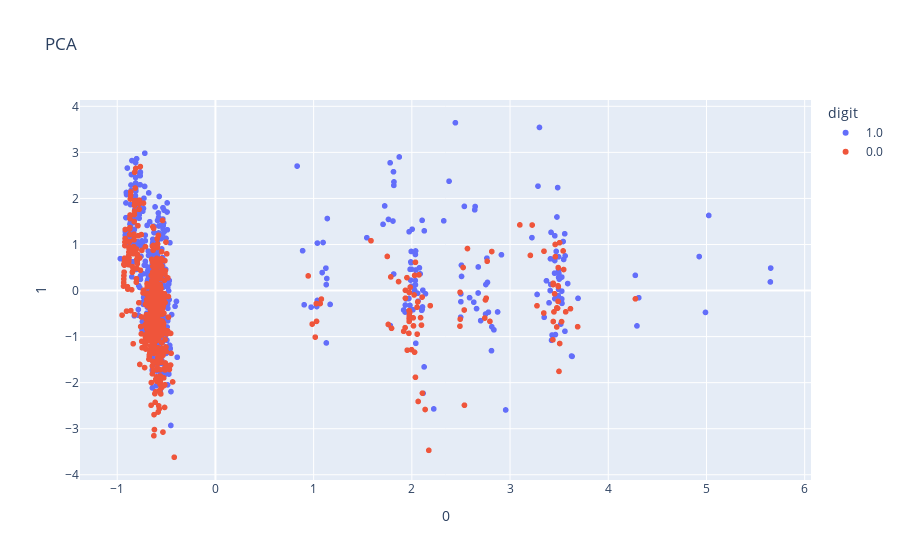
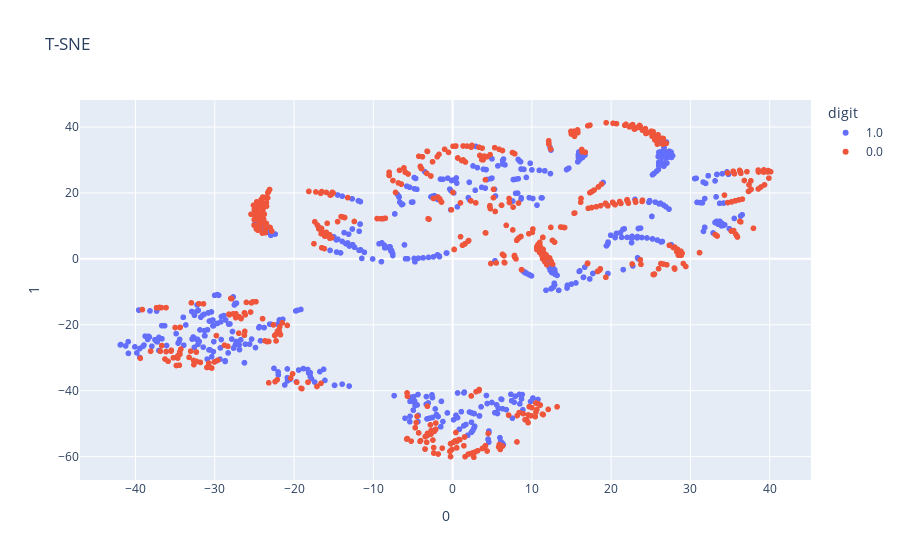

Write notebook code for charts like these, in order.
### Code cell
import plotly.express as px
# from umap import UMAP
from sklearn.manifold import TSNE

# PCA:
pca_model = PCA()
X_PCA = pca_model.fit_transform(X)

# T-SNE:
tsne = TSNE(n_components=2, random_state=0)
X_TSNE = tsne.fit_transform(X)

# Plot and compare PCA, T-SNE:

fig = px.scatter(
    X_PCA, x=0, y=1,
    color=tab_signal.Y.astype(str), labels={'color': 'digit'}, title='PCA'
)
fig.show()

fig = px.scatter(
    X_TSNE, x=0, y=1,
    color=tab_signal.Y.astype(str), labels={'color': 'digit'}, title='T-SNE'
)
fig.show()

### Figure 1 — Plotly figure (JSON) as saved in the notebook; plotly's stock layout.template omitted (floating-point values rounded to 4 significant figures; data arrays with more than 128 entries replaced by an {"elided": "..."} marker saying what was removed)
{"data": [{"hovertemplate": "digit=1.0<br>0=%{x}<br>1=%{y}<extra></extra>", "legendgroup": "1.0", "marker": {"color": "#636efa", "symbol": "circle"}, "mode": "markers", "name": "1.0", "showlegend": true, "type": "scattergl", "x": {"elided": "599 float values"}, "xaxis": "x", "y": {"elided": "599 float values"}, "yaxis": "y"}, {"hovertemplate": "digit=0.0<br>0=%{x}<br>1=%{y}<extra></extra>", "legendgroup": "0.0", "marker": {"color": "#EF553B", "symbol": "circle"}, "mode": "markers", "name": "0.0", "showlegend": true, "type": "scattergl", "x": {"elided": "601 float values"}, "xaxis": "x", "y": {"elided": "601 float values"}, "yaxis": "y"}], "layout": {"autosize": true, "legend": {"title": {"text": "digit"}, "tracegroupgap": 0}, "title": {"text": "PCA"}, "xaxis": {"anchor": "y", "autorange": true, "domain": [0, 1], "range": [-1.381, 6.067], "title": {"text": "0"}, "type": "linear"}, "yaxis": {"anchor": "x", "autorange": true, "domain": [0, 1], "range": [-4.219, 4.242], "title": {"text": "1"}, "type": "linear"}}}

### Figure 2 — Plotly figure (JSON) as saved in the notebook; plotly's stock layout.template omitted (floating-point values rounded to 4 significant figures; data arrays with more than 128 entries replaced by an {"elided": "..."} marker saying what was removed)
{"data": [{"hovertemplate": "digit=1.0<br>0=%{x}<br>1=%{y}<extra></extra>", "legendgroup": "1.0", "marker": {"color": "#636efa", "symbol": "circle"}, "mode": "markers", "name": "1.0", "showlegend": true, "type": "scattergl", "x": {"elided": "599 float values"}, "xaxis": "x", "y": {"elided": "599 float values"}, "yaxis": "y"}, {"hovertemplate": "digit=0.0<br>0=%{x}<br>1=%{y}<extra></extra>", "legendgroup": "0.0", "marker": {"color": "#EF553B", "symbol": "circle"}, "mode": "markers", "name": "0.0", "showlegend": true, "type": "scattergl", "x": {"elided": "601 float values"}, "xaxis": "x", "y": {"elided": "601 float values"}, "yaxis": "y"}], "layout": {"autosize": true, "legend": {"title": {"text": "digit"}, "tracegroupgap": 0}, "title": {"text": "T-SNE"}, "xaxis": {"anchor": "y", "autorange": true, "domain": [0, 1], "range": [-47.03, 45.24], "title": {"text": "0"}, "type": "linear"}, "yaxis": {"anchor": "x", "autorange": true, "domain": [0, 1], "range": [-68.57, 49.67], "title": {"text": "1"}, "type": "linear"}}}
